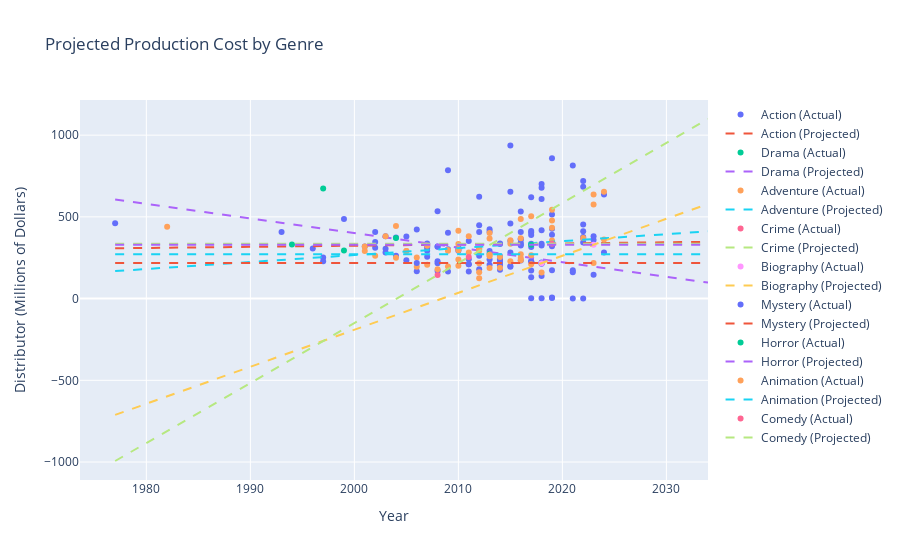
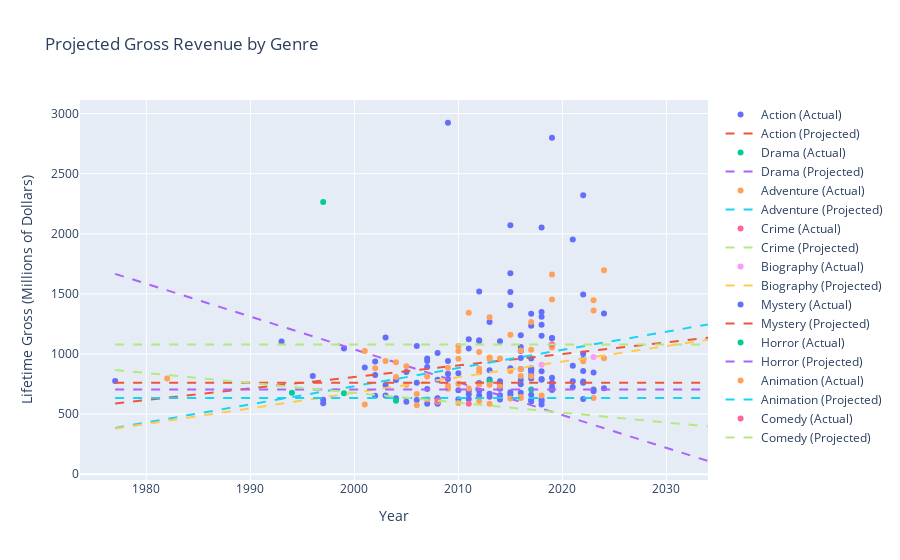

The code cell stored with these charts, in order, in its notebook:
### Code cell
import pandas as pd
import numpy as np
import plotly.graph_objects as go
from sklearn.linear_model import LinearRegression
from datetime import datetime

# Cargar el archivo Excel
file_path = 'C:/Users/Felipe Biatturi/Desktop/Proyecto ciencia de datos/top_lifetime_gross_cleaned.xlsx'
movies_data = pd.read_excel(file_path)


# Convertir columnas a valores numéricos y extraer el año de las fechas de lanzamiento
movies_data['Lifetime Gross'] = pd.to_numeric(movies_data['Lifetime Gross'].replace('[\$,]', '', regex=True), errors='coerce')
movies_data['Distributor'] = pd.to_numeric(movies_data['Distributor'].replace('[\$,]', '', regex=True), errors='coerce')
movies_data['Earliest Release Year'] = pd.to_datetime(movies_data['Earliest Release Date'], errors='coerce').dt.year

# Filtrar datos para eliminar valores nulos de 'Earliest Release Year', 'Lifetime Gross', y 'Distributor'
movies_data = movies_data.dropna(subset=['Earliest Release Year', 'Lifetime Gross', 'Distributor'])

# Función para generar la proyección interactiva con plotly
def interactive_projection(df, y_column, title, projection_years=10):
    fig = go.Figure()
    genres = df['Genres'].unique()
    current_year = df['Earliest Release Year'].max()
    future_years = np.arange(df['Earliest Release Year'].min(), current_year + projection_years + 1).reshape(-1, 1)
    
    for genre in genres:
        genre_data = df[df['Genres'] == genre]
        
        # Variables para el modelo de regresión
        X = genre_data[['Earliest Release Year']]
        y = genre_data[y_column] / 1e6  # Convertir a millones
        
        # Entrenar el modelo de regresión
        model = LinearRegression().fit(X, y)
        y_pred = model.predict(future_years)
        
        # Agregar puntos reales y proyección al gráfico
        fig.add_trace(go.Scatter(
            x=X['Earliest Release Year'], y=y, mode='markers',
            name=f'{genre} (Actual)', marker=dict(size=6)
        ))
        fig.add_trace(go.Scatter(
            x=future_years.flatten(), y=y_pred, mode='lines',
            name=f'{genre} (Projected)', line=dict(dash='dash')
        ))
    
    # Configuración del gráfico
    fig.update_layout(
        title=title,
        xaxis_title='Year',
        yaxis_title=f'{y_column} (Millions of Dollars)',
        hovermode="x unified"
    )
    fig.show()

# Definir años de proyección
projection_years = 10  # Ajusta este valor para ver más o menos años a futuro

# Gráfico interactivo del costo de producción proyectado por género
interactive_projection(movies_data, 'Distributor', 'Projected Production Cost by Genre', projection_years)

# Gráfico interactivo de la ganancia proyectada por género
interactive_projection(movies_data, 'Lifetime Gross', 'Projected Gross Revenue by Genre', projection_years)
